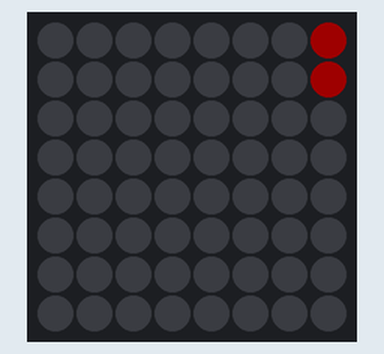
The sketch below on a simulated Arduino Uno, built with avr-gcc and run on an emulated ATmega328P. Shown: 8×8 RGB LED matrix (first LED top left, wired row by row). Dim RGB values are drawn brighter than linear.

Above: at 0.16 s.
At 0.87 s:
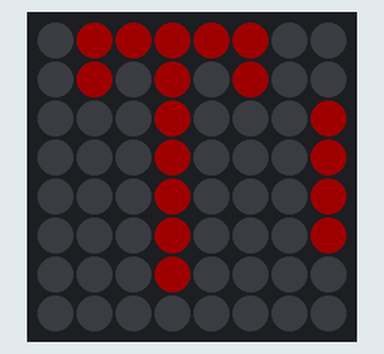
At 1.71 s:
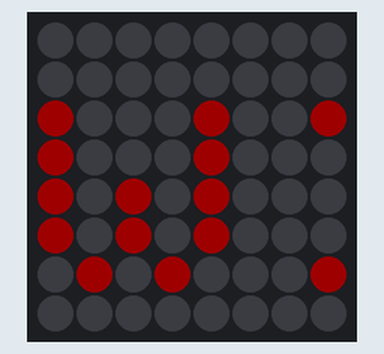
At 2.42 s:
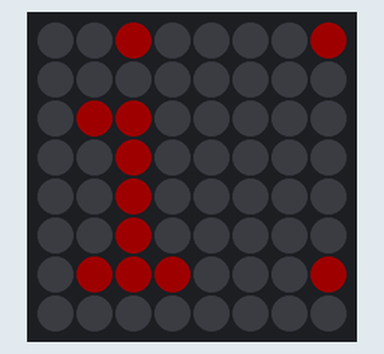
At 3.12 s:
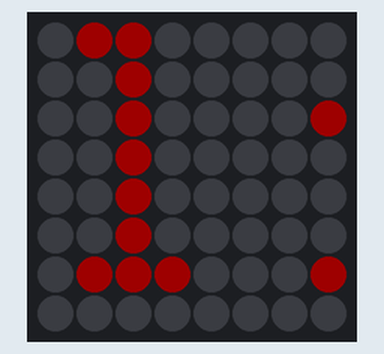
At 5.75 s:
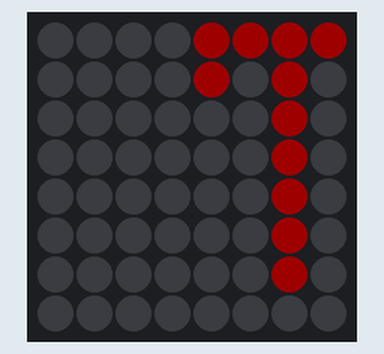

Measured:
- by itself, everything shown: repeats every 5.2 s, in 43 steps

The sketch:

hackpack.ino
```cpp
#include <Adafruit_NeoPixel.h>
#include <Adafruit_GFX.h>
#include <Adafruit_NeoMatrix.h>

#define PIN 1

Adafruit_NeoMatrix matrix = Adafruit_NeoMatrix(8, 8, PIN,
NEO_MATRIX_TOP     + NEO_MATRIX_RIGHT +
NEO_MATRIX_COLUMNS + NEO_MATRIX_PROGRESSIVE,
NEO_GRB            + NEO_KHZ800);

void setup() {
  matrix.begin();
  matrix.setTextWrap(false);
  matrix.setBrightness(30);
  matrix.setTextColor( matrix.Color(255, 0, 0) );
}

int x    = matrix.width();

void loop() {
  matrix.fillScreen(0);
  matrix.setCursor(x, 0);
  matrix.print(F("Twilio"));
  if(--x < -36) {
    x = matrix.width();
  }
  matrix.show();
  delay(100);
}
```
